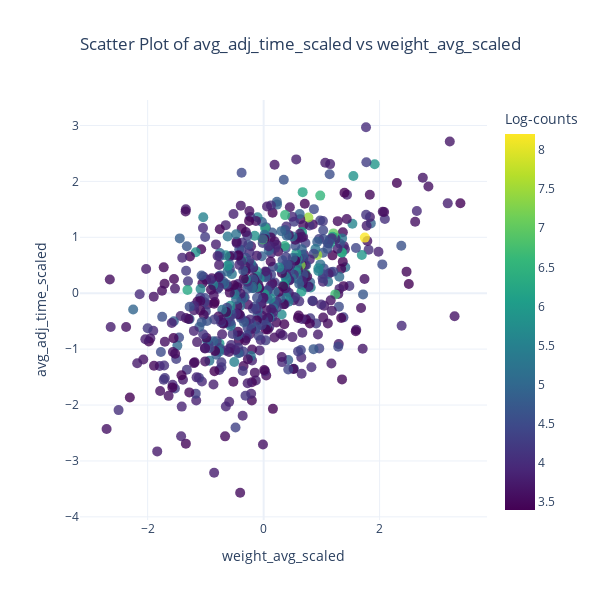
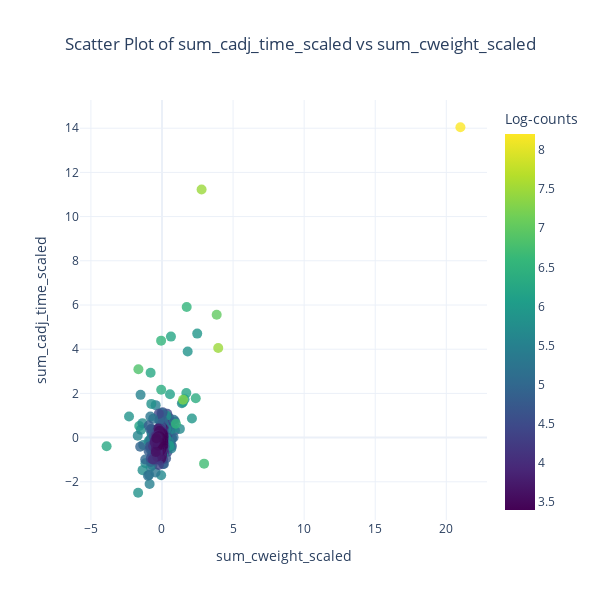

Write notebook code for charts like these, in order.
### Markdown cell above
**Comment**

- The first thing that is very clear on this plot is that in both the sum of centered weight and adjusted time scores, there are clear outliers even after standarization. This indicates that some articles have way higher usage than others, while having above average scores.

- If we only focus on the top left 3x3 grid, it it appears that the average weight, unfinished ratio, and detour ratio are slightly positively correlated. this means that article that reach their target in fewer clicks on average also have a slight tendency to appear less in detours and in unfinished paths. However, since overall this correlation is very small, it can still makes sense to combine these three scores. The detour ratio have an upper cutoff line appearing, because all articles that don't appear in detours at all obtain the same score.

Let's now take a closer look at the correlation between the click and speed scores.

### Code cell
# modifier cetter fronction pout que les titres et label des axes soient plus clairs
interactive_scatter(scores_df, 'weight_avg_scaled', 'avg_adj_time_scaled', count_col='n_appearances_click')
interactive_scatter(scores_df, 'sum_cweight_scaled', 'sum_cadj_time_scaled', count_col='n_appearances_click')

### Figure 1 — Plotly figure (JSON) as saved in the notebook; plotly's stock layout.template omitted (floating-point values rounded to 4 significant figures; data arrays with more than 128 entries replaced by an {"elided": "..."} marker saying what was removed)
{"data": [{"customdata": {"elided": "620x2 mixed values"}, "hovertemplate": "%{customdata[0]}<extra></extra>", "legendgroup": "", "marker": {"color": {"elided": "620 float values"}, "coloraxis": "coloraxis", "opacity": 0.8, "size": 10, "symbol": "circle"}, "mode": "markers", "name": "", "orientation": "v", "showlegend": false, "type": "scatter", "x": {"elided": "620 float values"}, "xaxis": "x", "y": {"elided": "620 float values"}, "yaxis": "y"}], "layout": {"coloraxis": {"colorbar": {"title": {"text": "Log-counts"}}, "colorscale": [[0, "#440154"], [0.1111, "#482878"], [0.2222, "#3e4989"], [0.3333, "#31688e"], [0.4444, "#26828e"], [0.5556, "#1f9e89"], [0.6667, "#35b779"], [0.7778, "#6ece58"], [0.8889, "#b5de2b"], [1, "#fde725"]]}, "height": 600, "legend": {"tracegroupgap": 0}, "title": {"text": "Scatter Plot of avg_adj_time_scaled vs weight_avg_scaled", "x": 0.5}, "width": 600, "xaxis": {"anchor": "y", "domain": [0, 1], "title": {"text": "weight_avg_scaled"}}, "yaxis": {"anchor": "x", "domain": [0, 1], "title": {"text": "avg_adj_time_scaled"}}}}

### Figure 2 — Plotly figure (JSON) as saved in the notebook; plotly's stock layout.template omitted (floating-point values rounded to 4 significant figures; data arrays with more than 128 entries replaced by an {"elided": "..."} marker saying what was removed)
{"data": [{"customdata": {"elided": "620x2 mixed values"}, "hovertemplate": "%{customdata[0]}<extra></extra>", "legendgroup": "", "marker": {"color": {"elided": "620 float values"}, "coloraxis": "coloraxis", "opacity": 0.8, "size": 10, "symbol": "circle"}, "mode": "markers", "name": "", "orientation": "v", "showlegend": false, "type": "scatter", "x": {"elided": "620 float values"}, "xaxis": "x", "y": {"elided": "620 float values"}, "yaxis": "y"}], "layout": {"coloraxis": {"colorbar": {"title": {"text": "Log-counts"}}, "colorscale": [[0, "#440154"], [0.1111, "#482878"], [0.2222, "#3e4989"], [0.3333, "#31688e"], [0.4444, "#26828e"], [0.5556, "#1f9e89"], [0.6667, "#35b779"], [0.7778, "#6ece58"], [0.8889, "#b5de2b"], [1, "#fde725"]]}, "height": 600, "legend": {"tracegroupgap": 0}, "title": {"text": "Scatter Plot of sum_cadj_time_scaled vs sum_cweight_scaled", "x": 0.5}, "width": 600, "xaxis": {"anchor": "y", "domain": [0, 1], "title": {"text": "sum_cweight_scaled"}}, "yaxis": {"anchor": "x", "domain": [0, 1], "title": {"text": "sum_cadj_time_scaled"}}}}
